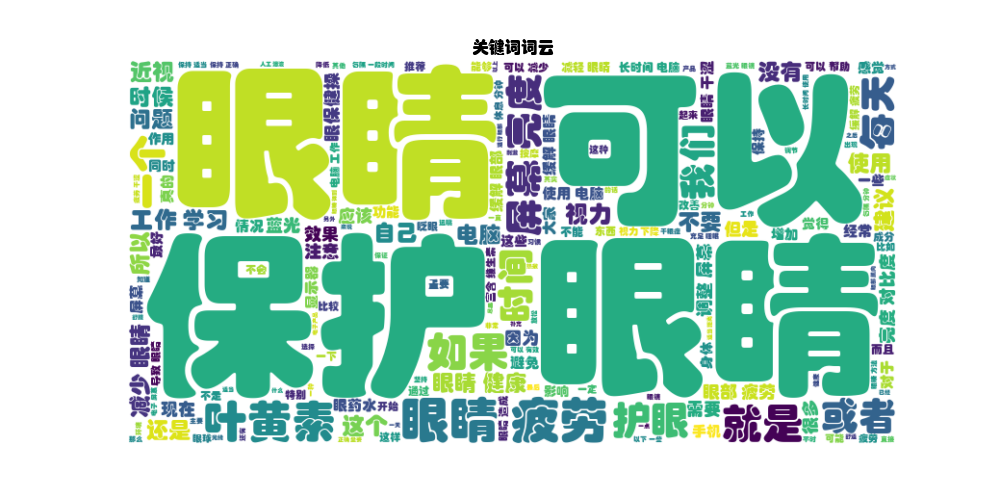

The Python source for this figure:
import pandas as pd
import jieba
from wordcloud import WordCloud
import matplotlib.pyplot as plt
from matplotlib import font_manager

font_path = 'C:/Windows/Fonts/STHUPO.TTF'
font_prop = font_manager.FontProperties(fname=font_path)
plt.rcParams['font.family'] = font_prop.get_name()
data = pd.read_csv('protect_eyes.csv')
data['content'] = data['content'].fillna('')
text = ' '.join(data['content'])

seg_list = jieba.cut(text)

filtered_words = [word for word in seg_list if len(word) >= 2]

filtered_text = ' '.join(filtered_words)

wordcloud = WordCloud(font_path='C:/Windows/Fonts/STHUPO.TTF', width=800, height=400,
                      background_color='white').generate(filtered_text)

plt.figure(figsize=(10, 5))
plt.imshow(wordcloud, interpolation='bilinear')
plt.axis('off')
plt.title('关键词词云')
plt.show()
